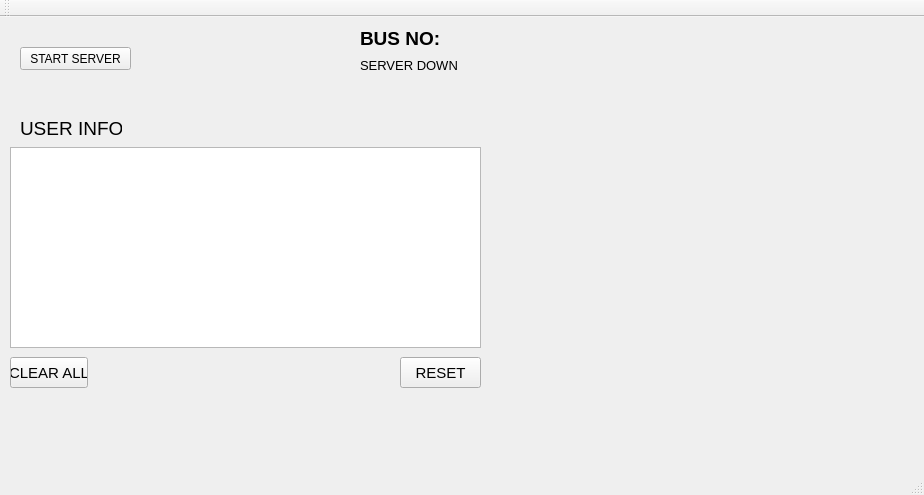
<?xml version="1.0" encoding="UTF-8"?>
<ui version="4.0">
 <class>MainWindow</class>
 <widget class="QMainWindow" name="MainWindow">
  <property name="geometry">
   <rect>
    <x>0</x>
    <y>0</y>
    <width>924</width>
    <height>495</height>
   </rect>
  </property>
  <property name="windowTitle">
   <string>MainWindow</string>
  </property>
  <widget class="QWidget" name="centralWidget">
   <widget class="QStackedWidget" name="stackedWidget">
    <property name="geometry">
     <rect>
      <x>0</x>
      <y>0</y>
      <width>771</width>
      <height>441</height>
     </rect>
    </property>
    <property name="currentIndex">
     <number>1</number>
    </property>
    <widget class="QWidget" name="page">
     <widget class="QWidget" name="layoutWidget">
      <property name="geometry">
       <rect>
        <x>230</x>
        <y>160</y>
        <width>201</width>
        <height>111</height>
       </rect>
      </property>
      <layout class="QVBoxLayout" name="verticalLayout">
       <item>
        <widget class="QLabel" name="label_2">
         <property name="font">
          <font>
           <pointsize>10</pointsize>
          </font>
         </property>
         <property name="text">
          <string>BUS NUMBER:</string>
         </property>
        </widget>
       </item>
       <item>
        <widget class="QLineEdit" name="bus_number_lineEdit"/>
       </item>
       <item>
        <widget class="QPushButton" name="Setup_pushButton">
         <property name="text">
          <string>SETUP</string>
         </property>
        </widget>
       </item>
       <item>
        <spacer name="verticalSpacer">
         <property name="orientation">
          <enum>Qt::Vertical</enum>
         </property>
         <property name="sizeHint" stdset="0">
          <size>
           <width>20</width>
           <height>40</height>
          </size>
         </property>
        </spacer>
       </item>
       <item>
        <widget class="QPushButton" name="Exit_pushButton">
         <property name="text">
          <string>EXIT</string>
         </property>
        </widget>
       </item>
      </layout>
     </widget>
    </widget>
    <widget class="QWidget" name="page_2">
     <widget class="QPushButton" name="server_pushButton">
      <property name="geometry">
       <rect>
        <x>20</x>
        <y>30</y>
        <width>111</width>
        <height>23</height>
       </rect>
      </property>
      <property name="text">
       <string>START SERVER</string>
      </property>
     </widget>
     <widget class="QLabel" name="label">
      <property name="geometry">
       <rect>
        <x>360</x>
        <y>10</y>
        <width>82</width>
        <height>23</height>
       </rect>
      </property>
      <property name="font">
       <font>
        <pointsize>14</pointsize>
        <weight>75</weight>
        <bold>true</bold>
       </font>
      </property>
      <property name="text">
       <string>BUS NO:</string>
      </property>
     </widget>
     <widget class="QLabel" name="BUS_NO_label">
      <property name="geometry">
       <rect>
        <x>450</x>
        <y>10</y>
        <width>81</width>
        <height>25</height>
       </rect>
      </property>
      <property name="font">
       <font>
        <pointsize>16</pointsize>
        <weight>75</weight>
        <bold>true</bold>
       </font>
      </property>
      <property name="text">
       <string/>
      </property>
     </widget>
     <widget class="QLabel" name="Server_Condition_label">
      <property name="geometry">
       <rect>
        <x>360</x>
        <y>40</y>
        <width>221</width>
        <height>16</height>
       </rect>
      </property>
      <property name="font">
       <font>
        <pointsize>10</pointsize>
       </font>
      </property>
      <property name="text">
       <string>SERVER DOWN</string>
      </property>
     </widget>
     <widget class="QLabel" name="port_label">
      <property name="geometry">
       <rect>
        <x>360</x>
        <y>60</y>
        <width>71</width>
        <height>16</height>
       </rect>
      </property>
      <property name="font">
       <font>
        <pointsize>10</pointsize>
       </font>
      </property>
      <property name="text">
       <string/>
      </property>
     </widget>
     <widget class="QLabel" name="label_3">
      <property name="geometry">
       <rect>
        <x>20</x>
        <y>100</y>
        <width>102</width>
        <height>23</height>
       </rect>
      </property>
      <property name="font">
       <font>
        <pointsize>14</pointsize>
        <weight>50</weight>
        <bold>false</bold>
       </font>
      </property>
      <property name="text">
       <string>USER INFO:</string>
      </property>
     </widget>
     <widget class="QTableView" name="tableView">
      <property name="geometry">
       <rect>
        <x>10</x>
        <y>130</y>
        <width>471</width>
        <height>201</height>
       </rect>
      </property>
     </widget>
     <widget class="QPushButton" name="Clear_all_pushButton">
      <property name="geometry">
       <rect>
        <x>10</x>
        <y>340</y>
        <width>78</width>
        <height>31</height>
       </rect>
      </property>
      <property name="font">
       <font>
        <pointsize>11</pointsize>
       </font>
      </property>
      <property name="text">
       <string>CLEAR ALL</string>
      </property>
     </widget>
     <widget class="QPushButton" name="Reset_pushButton">
      <property name="geometry">
       <rect>
        <x>400</x>
        <y>340</y>
        <width>81</width>
        <height>31</height>
       </rect>
      </property>
      <property name="font">
       <font>
        <pointsize>11</pointsize>
        <weight>50</weight>
        <bold>false</bold>
       </font>
      </property>
      <property name="text">
       <string>RESET</string>
      </property>
     </widget>
    </widget>
   </widget>
  </widget>
  <widget class="QMenuBar" name="menuBar">
   <property name="geometry">
    <rect>
     <x>0</x>
     <y>0</y>
     <width>924</width>
     <height>21</height>
    </rect>
   </property>
  </widget>
  <widget class="QToolBar" name="mainToolBar">
   <attribute name="toolBarArea">
    <enum>TopToolBarArea</enum>
   </attribute>
   <attribute name="toolBarBreak">
    <bool>false</bool>
   </attribute>
  </widget>
  <widget class="QStatusBar" name="statusBar"/>
 </widget>
 <layoutdefault spacing="6" margin="11"/>
 <resources/>
 <connections/>
</ui>
